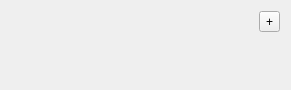
<?xml version="1.0" encoding="UTF-8"?>
<ui version="4.0">
 <class>CPUEditWidget</class>
 <widget class="QWidget" name="CPUEditWidget">
  <property name="geometry">
   <rect>
    <x>0</x>
    <y>0</y>
    <width>291</width>
    <height>90</height>
   </rect>
  </property>
  <property name="windowTitle">
   <string>Form</string>
  </property>
  <layout class="QHBoxLayout" name="horizontalLayout">
   <item>
    <widget class="QFrame" name="frame_cpus">
     <property name="frameShape">
      <enum>QFrame::NoFrame</enum>
     </property>
     <property name="frameShadow">
      <enum>QFrame::Raised</enum>
     </property>
    </widget>
   </item>
   <item>
    <widget class="QFrame" name="frame_ops">
     <property name="sizePolicy">
      <sizepolicy hsizetype="Fixed" vsizetype="Preferred">
       <horstretch>0</horstretch>
       <verstretch>0</verstretch>
      </sizepolicy>
     </property>
     <property name="frameShape">
      <enum>QFrame::NoFrame</enum>
     </property>
     <property name="frameShadow">
      <enum>QFrame::Raised</enum>
     </property>
     <layout class="QVBoxLayout" name="verticalLayout">
      <property name="leftMargin">
       <number>0</number>
      </property>
      <property name="topMargin">
       <number>0</number>
      </property>
      <property name="rightMargin">
       <number>0</number>
      </property>
      <property name="bottomMargin">
       <number>0</number>
      </property>
      <item>
       <widget class="QToolButton" name="btn_add">
        <property name="text">
         <string>+</string>
        </property>
       </widget>
      </item>
      <item>
       <spacer name="verticalSpacer">
        <property name="orientation">
         <enum>Qt::Vertical</enum>
        </property>
        <property name="sizeHint" stdset="0">
         <size>
          <width>20</width>
          <height>40</height>
         </size>
        </property>
       </spacer>
      </item>
     </layout>
    </widget>
   </item>
  </layout>
 </widget>
 <resources/>
 <connections/>
</ui>
